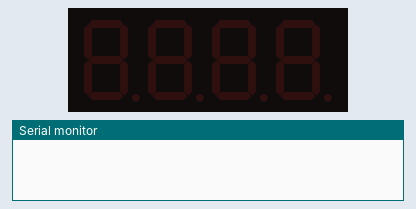
Simulated run of this sketch. Board: Arduino Uno, built with avr-gcc and run on an emulated ATmega328P. Shown: 4-digit seven-segment display, the last lines printed to the serial monitor.

Above: at 0.1 s.
At 2.1 s:
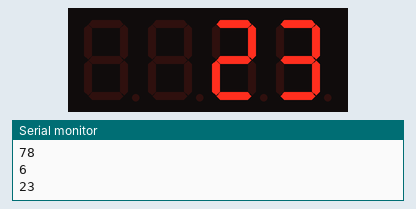
At 4.1 s:
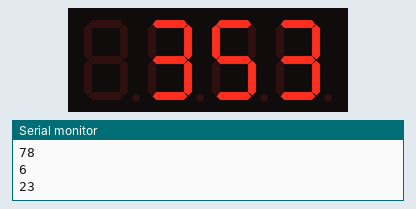
At 6.1 s:
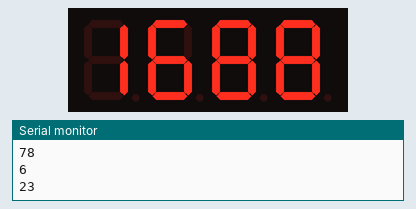

The sketch:

Day-17-Decode.ino
```cpp
/*
* 30 Days - Lost in Space
* Day 17 - H jyfwapj tlzzhnl
*
* Learn more at https://inventr.io/adventure
*
* Congratulations, if you're reading this you've successully decoded the
* top-secret sketch.  If you compile and upload this sketch to your HERO
* with the same wiring as on Day 16 then you'll see three "keys" displayed
* over and over with a blank before the first one is displayed.
*
* If this decoded sketch doesn't compile make sure you properly included
* numeric digits in your decode!  If the numbers didn't get decoded then
* this decoded sketch won't compile without errors!
*
* Alex Eschenauer
* David Schmidt
* Greg Lyzenga
*/

// Explicitly include Arduino.h
#include <Arduino.h>

// Include TM1637 library file
#include <TM1637Display.h>

// Module connection pins (Digital Pins)
const byte CLK_PIN = 6;
const byte DIO_PIN = 5;

// Amount of time (in ms) to delay between our deciphered key values
const unsigned int DISPLAY_DELAY = 2000;

TM1637Display hero_display(CLK_PIN, DIO_PIN);

const unsigned int VALIDATION_DATA[] = {
  'b',27,"a",0xad2c,0b1000110100110100,"eg",'M'-'6','d',"twenty-seven",0547-6,
  354,0x3,-27-63821,'q',582,0b1100110100111010,0432,0xdf3,42
};

void setup() {
  Serial.begin(9600);
}

void loop() {
  hero_display.setBrightness(7);

  hero_display.clear();
  delay(DISPLAY_DELAY);

  hero_display.showNumberDec(VALIDATION_DATA['N'/015]);
  Serial.println((int)'N');
  Serial.println('N'/015);
  Serial.println(VALIDATION_DATA['N'/015]);
  delay(DISPLAY_DELAY);

  hero_display.showNumberDec(VALIDATION_DATA['Q'/0b1001]);
  delay(DISPLAY_DELAY);

  hero_display.showNumberDec(VALIDATION_DATA[060-'$']);
  delay(DISPLAY_DELAY);
}
```

Measured:
- by itself, everything shown: repeats every 8.1 s, in 4 steps
- what the display in image 1 shows lasts 2.1 s, from 2.0 s to 4.1 s
